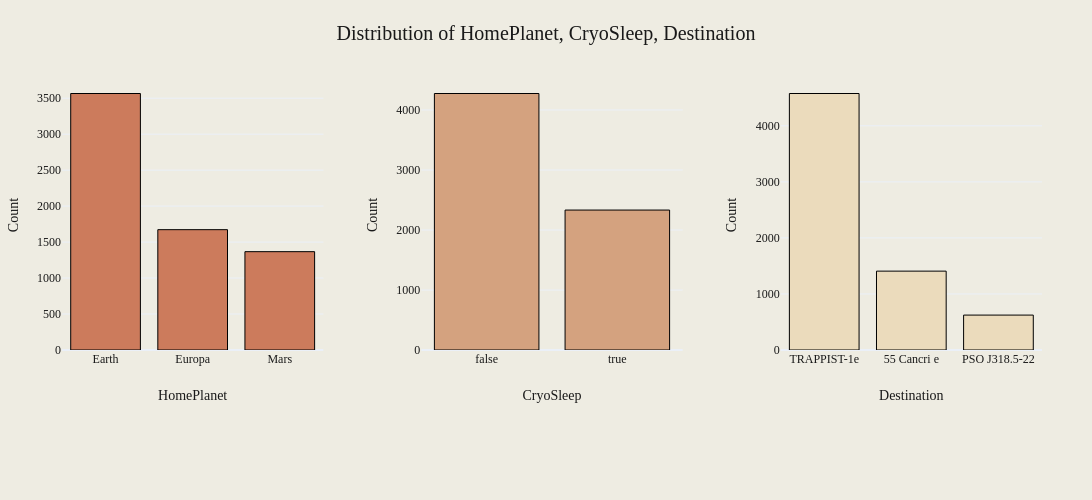

Write notebook code for a chart like this one.
### Code cell
plot_combined_bar_charts(
    train_data_cleaned,
    categorical_features_one,
    save_path="../images/categorical_distributions_one.png",
)

### Figure 1 — Plotly figure (JSON) as saved in the notebook; plotly's stock layout.template omitted (floating-point values rounded to 4 significant figures)
{"data": [{"marker": {"color": "#CC7B5C", "line": {"color": "#000000", "width": 1}}, "name": "HomePlanet", "type": "bar", "x": ["Earth", "Europa", "Mars"], "xaxis": "x", "y": [3566, 1673, 1367], "yaxis": "y"}, {"marker": {"color": "#D4A27F", "line": {"color": "#000000", "width": 1}}, "name": "CryoSleep", "type": "bar", "x": [false, true], "xaxis": "x2", "y": [4274, 2332], "yaxis": "y2"}, {"marker": {"color": "#EBDBBC", "line": {"color": "#000000", "width": 1}}, "name": "Destination", "type": "bar", "x": ["TRAPPIST-1e", "55 Cancri e", "PSO J318.5-22"], "xaxis": "x3", "y": [4576, 1407, 623], "yaxis": "y3"}], "layout": {"font": {"color": "#191919", "family": "Styrene A", "size": 12}, "height": 500, "margin": {"b": 150, "l": 50, "r": 50, "t": 80}, "paper_bgcolor": "#EEECE2", "plot_bgcolor": "#EEECE2", "showlegend": false, "title": {"font": {"color": "#191919", "family": "Styrene B", "size": 20}, "text": "Distribution of HomePlanet, CryoSleep, Destination", "x": 0.5}, "width": 1200, "xaxis": {"anchor": "y", "domain": [0, 0.2667], "showticklabels": true, "tickfont": {"color": "#191919", "family": "Styrene A", "size": 12}, "title": {"font": {"color": "#191919", "family": "Styrene A", "size": 14}, "standoff": 25, "text": "HomePlanet"}}, "xaxis2": {"anchor": "y2", "domain": [0.3667, 0.6333], "showticklabels": true, "tickfont": {"color": "#191919", "family": "Styrene A", "size": 12}, "title": {"font": {"color": "#191919", "family": "Styrene A", "size": 14}, "standoff": 25, "text": "CryoSleep"}}, "xaxis3": {"anchor": "y3", "domain": [0.7333, 1], "showticklabels": true, "tickfont": {"color": "#191919", "family": "Styrene A", "size": 12}, "title": {"font": {"color": "#191919", "family": "Styrene A", "size": 14}, "standoff": 25, "text": "Destination"}}, "yaxis": {"anchor": "x", "domain": [0, 1], "tickfont": {"color": "#191919", "family": "Styrene A", "size": 12}, "title": {"font": {"color": "#191919", "family": "Styrene A", "size": 14}, "text": "Count"}}, "yaxis2": {"anchor": "x2", "domain": [0, 1], "tickfont": {"color": "#191919", "family": "Styrene A", "size": 12}, "title": {"font": {"color": "#191919", "family": "Styrene A", "size": 14}, "text": "Count"}}, "yaxis3": {"anchor": "x3", "domain": [0, 1], "tickfont": {"color": "#191919", "family": "Styrene A", "size": 12}, "title": {"font": {"color": "#191919", "family": "Styrene A", "size": 14}, "text": "Count"}}}}
